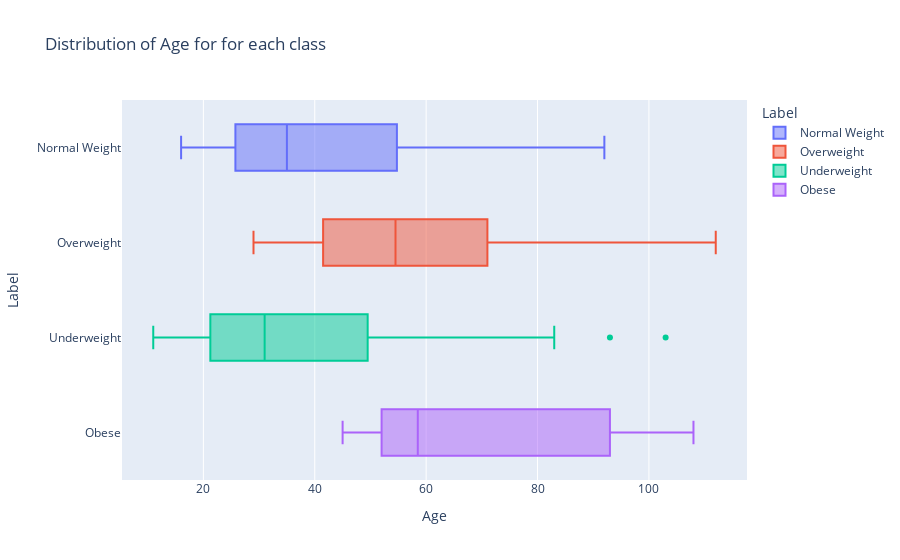
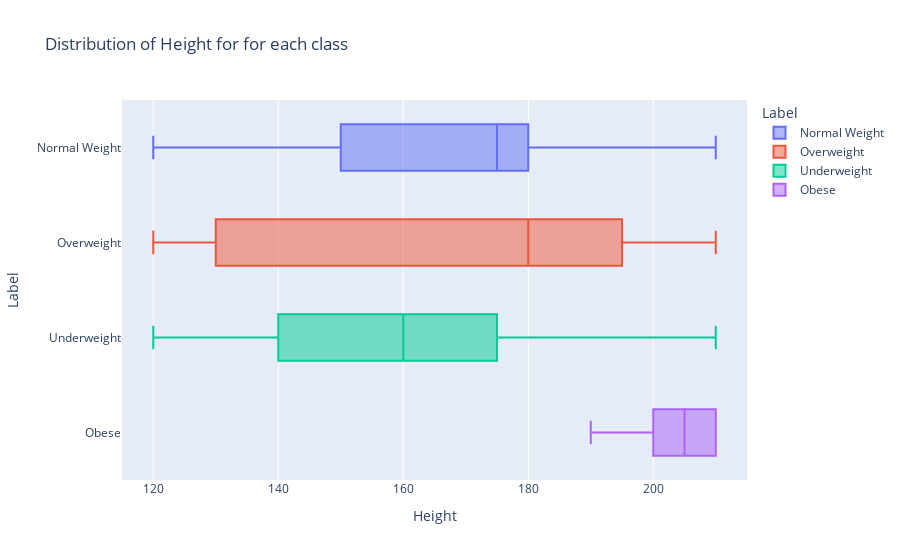
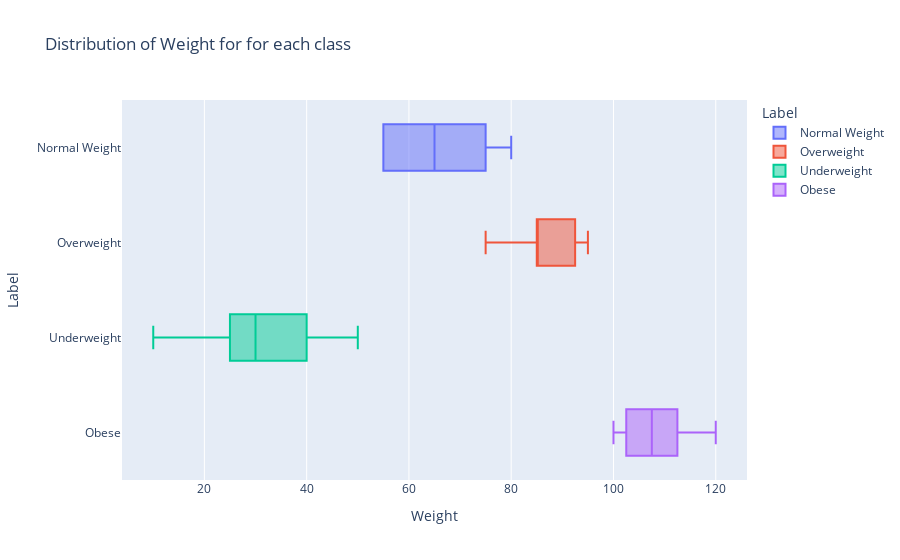
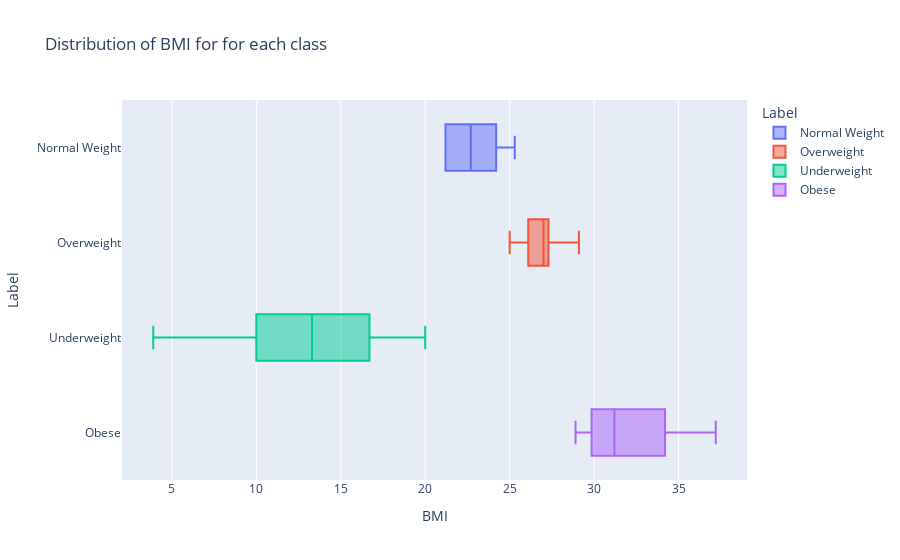

The notebook cell these images were saved under, in order:
### Code cell
for col in df.columns:
    if df[col].dtype != 'object':
        fig = px.box(data_frame = df,
                     x = col,
                     y = "Label",
                     title = f"Distribution of {col} for for each class",
                     color = "Label"
                    )
        fig.show()

### Figure 1 — Plotly figure (JSON) as saved in the notebook; plotly's stock layout.template omitted (floating-point values rounded to 4 significant figures)
{"data": [{"alignmentgroup": "True", "hovertemplate": "Label=%{y}<br>Age=%{x}<extra></extra>", "legendgroup": "Normal Weight", "marker": {"color": "#636efa"}, "name": "Normal Weight", "notched": false, "offsetgroup": "Normal Weight", "orientation": "h", "showlegend": true, "type": "box", "x": [25, 30, 18, 28, 33, 68, 73, 19, 24, 17, 27, 32, 42, 67, 77, 82, 92, 16, 26, 36, 41, 51, 25, 35, 45, 50, 60, 34, 53], "x0": " ", "xaxis": "x", "y": ["Normal Weight", "Normal Weight", "Normal Weight", "Normal Weight", "Normal Weight", "Normal Weight", "Normal Weight", "Normal Weight", "Normal Weight", "Normal Weight", "Normal Weight", "Normal Weight", "Normal Weight", "Normal Weight", "Normal Weight", "Normal Weight", "Normal Weight", "Normal Weight", "Normal Weight", "Normal Weight", "Normal Weight", "Normal Weight", "Normal Weight", "Normal Weight", "Normal Weight", "Normal Weight", "Normal Weight", "Normal Weight", "Normal Weight"], "y0": " ", "yaxis": "y"}, {"alignmentgroup": "True", "hovertemplate": "Label=%{y}<br>Age=%{x}<extra></extra>", "legendgroup": "Overweight", "marker": {"color": "#EF553B"}, "name": "Overweight", "notched": false, "offsetgroup": "Overweight", "orientation": "h", "showlegend": true, "type": "box", "x": [35, 38, 78, 29, 39, 44, 54, 64, 37, 47, 52, 62, 87, 97, 102, 112, 46, 56, 61, 55], "x0": " ", "xaxis": "x", "y": ["Overweight", "Overweight", "Overweight", "Overweight", "Overweight", "Overweight", "Overweight", "Overweight", "Overweight", "Overweight", "Overweight", "Overweight", "Overweight", "Overweight", "Overweight", "Overweight", "Overweight", "Overweight", "Overweight", "Overweight"], "y0": " ", "yaxis": "y"}, {"alignmentgroup": "True", "hovertemplate": "Label=%{y}<br>Age=%{x}<extra></extra>", "legendgroup": "Underweight", "marker": {"color": "#00cc96"}, "name": "Underweight", "notched": false, "offsetgroup": "Underweight", "orientation": "h", "showlegend": true, "type": "box", "x": [40, 50, 60, 70, 23, 43, 53, 63, 83, 93, 103, 22, 72, 21, 31, 15, 20, 30, 40, 14, 19, 24, 29, 13, 18, 23, 28, 33, 38, 43, 48, 58, 12, 17, 22, 27, 32, 37, 42, 47, 52, 57, 11, 16, 21, 26, 31], "x0": " ", "xaxis": "x", "y": ["Underweight", "Underweight", "Underweight", "Underweight", "Underweight", "Underweight", "Underweight", "Underweight", "Underweight", "Underweight", "Underweight", "Underweight", "Underweight", "Underweight", "Underweight", "Underweight", "Underweight", "Underweight", "Underweight", "Underweight", "Underweight", "Underweight", "Underweight", "Underweight", "Underweight", "Underweight", "Underweight", "Underweight", "Underweight", "Underweight", "Underweight", "Underweight", "Underweight", "Underweight", "Underweight", "Underweight", "Underweight", "Underweight", "Underweight", "Underweight", "Underweight", "Underweight", "Underweight", "Underweight", "Underweight", "Underweight", "Underweight"], "y0": " ", "yaxis": "y"}, {"alignmentgroup": "True", "hovertemplate": "Label=%{y}<br>Age=%{x}<extra></extra>", "legendgroup": "Obese", "marker": {"color": "#ab63fa"}, "name": "Obese", "notched": false, "offsetgroup": "Obese", "orientation": "h", "showlegend": true, "type": "box", "x": [45, 55, 65, 48, 58, 88, 98, 108, 49, 59, 57, 107], "x0": " ", "xaxis": "x", "y": ["Obese", "Obese", "Obese", "Obese", "Obese", "Obese", "Obese", "Obese", "Obese", "Obese", "Obese", "Obese"], "y0": " ", "yaxis": "y"}], "layout": {"autosize": true, "boxmode": "overlay", "legend": {"title": {"text": "Label"}, "tracegroupgap": 0}, "title": {"text": "Distribution of Age for for each class"}, "xaxis": {"anchor": "y", "autorange": true, "domain": [0, 1], "range": [5.389, 117.6], "title": {"text": "Age"}, "type": "linear"}, "yaxis": {"anchor": "x", "autorange": true, "categoryarray": ["Obese", "Underweight", "Overweight", "Normal Weight"], "categoryorder": "array", "domain": [0, 1], "range": [-0.5, 3.5], "title": {"text": "Label"}, "type": "category"}}}

### Figure 2 — Plotly figure (JSON) as saved in the notebook; plotly's stock layout.template omitted (floating-point values rounded to 4 significant figures)
{"data": [{"alignmentgroup": "True", "hovertemplate": "Label=%{y}<br>Height=%{x}<extra></extra>", "legendgroup": "Normal Weight", "marker": {"color": "#636efa"}, "name": "Normal Weight", "notched": false, "offsetgroup": "Normal Weight", "orientation": "h", "showlegend": true, "type": "box", "x": [175, 160, 175, 180, 150, 175, 160, 175, 160, 175, 180, 150, 140, 175, 180, 150, 140, 175, 180, 190, 140, 130, 180, 190, 200, 130, 120, 190, 210], "x0": " ", "xaxis": "x", "y": ["Normal Weight", "Normal Weight", "Normal Weight", "Normal Weight", "Normal Weight", "Normal Weight", "Normal Weight", "Normal Weight", "Normal Weight", "Normal Weight", "Normal Weight", "Normal Weight", "Normal Weight", "Normal Weight", "Normal Weight", "Normal Weight", "Normal Weight", "Normal Weight", "Normal Weight", "Normal Weight", "Normal Weight", "Normal Weight", "Normal Weight", "Normal Weight", "Normal Weight", "Normal Weight", "Normal Weight", "Normal Weight", "Normal Weight"], "y0": " ", "yaxis": "y"}, {"alignmentgroup": "True", "hovertemplate": "Label=%{y}<br>Height=%{x}<extra></extra>", "legendgroup": "Overweight", "marker": {"color": "#EF553B"}, "name": "Overweight", "notched": false, "offsetgroup": "Overweight", "orientation": "h", "showlegend": true, "type": "box", "x": [180, 190, 180, 180, 190, 140, 130, 120, 190, 200, 130, 120, 190, 200, 130, 120, 200, 210, 120, 210], "x0": " ", "xaxis": "x", "y": ["Overweight", "Overweight", "Overweight", "Overweight", "Overweight", "Overweight", "Overweight", "Overweight", "Overweight", "Overweight", "Overweight", "Overweight", "Overweight", "Overweight", "Overweight", "Overweight", "Overweight", "Overweight", "Overweight", "Overweight"], "y0": " ", "yaxis": "y"}, {"alignmentgroup": "True", "hovertemplate": "Label=%{y}<br>Height=%{x}<extra></extra>", "legendgroup": "Underweight", "marker": {"color": "#00cc96"}, "name": "Underweight", "notched": false, "offsetgroup": "Underweight", "orientation": "h", "showlegend": true, "type": "box", "x": [150, 140, 130, 120, 160, 140, 130, 120, 150, 140, 130, 160, 160, 160, 150, 175, 160, 150, 140, 175, 160, 180, 150, 175, 160, 180, 150, 190, 140, 200, 130, 120, 175, 160, 180, 150, 190, 140, 200, 130, 210, 120, 175, 160, 180, 150, 190], "x0": " ", "xaxis": "x", "y": ["Underweight", "Underweight", "Underweight", "Underweight", "Underweight", "Underweight", "Underweight", "Underweight", "Underweight", "Underweight", "Underweight", "Underweight", "Underweight", "Underweight", "Underweight", "Underweight", "Underweight", "Underweight", "Underweight", "Underweight", "Underweight", "Underweight", "Underweight", "Underweight", "Underweight", "Underweight", "Underweight", "Underweight", "Underweight", "Underweight", "Underweight", "Underweight", "Underweight", "Underweight", "Underweight", "Underweight", "Underweight", "Underweight", "Underweight", "Underweight", "Underweight", "Underweight", "Underweight", "Underweight", "Underweight", "Underweight", "Underweight"], "y0": " ", "yaxis": "y"}, {"alignmentgroup": "True", "hovertemplate": "Label=%{y}<br>Height=%{x}<extra></extra>", "legendgroup": "Obese", "marker": {"color": "#ab63fa"}, "name": "Obese", "notched": false, "offsetgroup": "Obese", "orientation": "h", "showlegend": true, "type": "box", "x": [190, 200, 210, 200, 210, 190, 200, 210, 200, 210, 210, 210], "x0": " ", "xaxis": "x", "y": ["Obese", "Obese", "Obese", "Obese", "Obese", "Obese", "Obese", "Obese", "Obese", "Obese", "Obese", "Obese"], "y0": " ", "yaxis": "y"}], "layout": {"autosize": true, "boxmode": "overlay", "legend": {"title": {"text": "Label"}, "tracegroupgap": 0}, "title": {"text": "Distribution of Height for for each class"}, "xaxis": {"anchor": "y", "autorange": true, "domain": [0, 1], "range": [115, 215], "title": {"text": "Height"}, "type": "linear"}, "yaxis": {"anchor": "x", "autorange": true, "categoryarray": ["Obese", "Underweight", "Overweight", "Normal Weight"], "categoryorder": "array", "domain": [0, 1], "range": [-0.5, 3.5], "title": {"text": "Label"}, "type": "category"}}}

### Figure 3 — Plotly figure (JSON) as saved in the notebook; plotly's stock layout.template omitted (floating-point values rounded to 4 significant figures)
{"data": [{"alignmentgroup": "True", "hovertemplate": "Label=%{y}<br>Weight=%{x}<extra></extra>", "legendgroup": "Normal Weight", "marker": {"color": "#636efa"}, "name": "Normal Weight", "notched": false, "offsetgroup": "Normal Weight", "orientation": "h", "showlegend": true, "type": "box", "x": [80, 60, 70, 80, 60, 80, 60, 75, 55, 65, 75, 55, 65, 65, 75, 55, 65, 55, 65, 75, 55, 65, 55, 65, 75, 60, 70, 55, 55], "x0": " ", "xaxis": "x", "y": ["Normal Weight", "Normal Weight", "Normal Weight", "Normal Weight", "Normal Weight", "Normal Weight", "Normal Weight", "Normal Weight", "Normal Weight", "Normal Weight", "Normal Weight", "Normal Weight", "Normal Weight", "Normal Weight", "Normal Weight", "Normal Weight", "Normal Weight", "Normal Weight", "Normal Weight", "Normal Weight", "Normal Weight", "Normal Weight", "Normal Weight", "Normal Weight", "Normal Weight", "Normal Weight", "Normal Weight", "Normal Weight", "Normal Weight"], "y0": " ", "yaxis": "y"}, {"alignmentgroup": "True", "hovertemplate": "Label=%{y}<br>Weight=%{x}<extra></extra>", "legendgroup": "Overweight", "marker": {"color": "#EF553B"}, "name": "Overweight", "notched": false, "offsetgroup": "Overweight", "orientation": "h", "showlegend": true, "type": "box", "x": [90, 90, 90, 85, 95, 75, 85, 95, 85, 95, 75, 85, 85, 95, 75, 85, 85, 95, 75, 85], "x0": " ", "xaxis": "x", "y": ["Overweight", "Overweight", "Overweight", "Overweight", "Overweight", "Overweight", "Overweight", "Overweight", "Overweight", "Overweight", "Overweight", "Overweight", "Overweight", "Overweight", "Overweight", "Overweight", "Overweight", "Overweight", "Overweight", "Overweight"], "y0": " ", "yaxis": "y"}, {"alignmentgroup": "True", "hovertemplate": "Label=%{y}<br>Weight=%{x}<extra></extra>", "legendgroup": "Underweight", "marker": {"color": "#00cc96"}, "name": "Underweight", "notched": false, "offsetgroup": "Underweight", "orientation": "h", "showlegend": true, "type": "box", "x": [50, 40, 30, 20, 50, 50, 40, 30, 50, 40, 30, 45, 45, 35, 45, 45, 30, 40, 50, 35, 25, 45, 30, 25, 20, 30, 25, 40, 35, 50, 40, 35, 15, 15, 20, 20, 25, 25, 30, 30, 35, 25, 10, 10, 15, 15, 20], "x0": " ", "xaxis": "x", "y": ["Underweight", "Underweight", "Underweight", "Underweight", "Underweight", "Underweight", "Underweight", "Underweight", "Underweight", "Underweight", "Underweight", "Underweight", "Underweight", "Underweight", "Underweight", "Underweight", "Underweight", "Underweight", "Underweight", "Underweight", "Underweight", "Underweight", "Underweight", "Underweight", "Underweight", "Underweight", "Underweight", "Underweight", "Underweight", "Underweight", "Underweight", "Underweight", "Underweight", "Underweight", "Underweight", "Underweight", "Underweight", "Underweight", "Underweight", "Underweight", "Underweight", "Underweight", "Underweight", "Underweight", "Underweight", "Underweight", "Underweight"], "y0": " ", "yaxis": "y"}, {"alignmentgroup": "True", "hovertemplate": "Label=%{y}<br>Weight=%{x}<extra></extra>", "legendgroup": "Obese", "marker": {"color": "#ab63fa"}, "name": "Obese", "notched": false, "offsetgroup": "Obese", "orientation": "h", "showlegend": true, "type": "box", "x": [100, 110, 120, 100, 110, 100, 110, 120, 105, 115, 105, 105], "x0": " ", "xaxis": "x", "y": ["Obese", "Obese", "Obese", "Obese", "Obese", "Obese", "Obese", "Obese", "Obese", "Obese", "Obese", "Obese"], "y0": " ", "yaxis": "y"}], "layout": {"autosize": true, "boxmode": "overlay", "legend": {"title": {"text": "Label"}, "tracegroupgap": 0}, "title": {"text": "Distribution of Weight for for each class"}, "xaxis": {"anchor": "y", "autorange": true, "domain": [0, 1], "range": [3.889, 126.1], "title": {"text": "Weight"}, "type": "linear"}, "yaxis": {"anchor": "x", "autorange": true, "categoryarray": ["Obese", "Underweight", "Overweight", "Normal Weight"], "categoryorder": "array", "domain": [0, 1], "range": [-0.5, 3.5], "title": {"text": "Label"}, "type": "category"}}}

### Figure 4 — Plotly figure (JSON) as saved in the notebook; plotly's stock layout.template omitted (floating-point values rounded to 4 significant figures)
{"data": [{"alignmentgroup": "True", "hovertemplate": "Label=%{y}<br>BMI=%{x}<extra></extra>", "legendgroup": "Normal Weight", "marker": {"color": "#636efa"}, "name": "Normal Weight", "notched": false, "offsetgroup": "Normal Weight", "orientation": "h", "showlegend": true, "type": "box", "x": [25.3, 22.5, 23.4, 25.3, 22.5, 25.3, 22.5, 24.2, 21.2, 22.7, 24.2, 21.2, 22.7, 22.7, 24.2, 21.2, 22.7, 21.2, 22.7, 24.2, 21.2, 22.7, 21.2, 22.7, 24.2, 22.5, 23.4, 21.2, 21.2], "x0": " ", "xaxis": "x", "y": ["Normal Weight", "Normal Weight", "Normal Weight", "Normal Weight", "Normal Weight", "Normal Weight", "Normal Weight", "Normal Weight", "Normal Weight", "Normal Weight", "Normal Weight", "Normal Weight", "Normal Weight", "Normal Weight", "Normal Weight", "Normal Weight", "Normal Weight", "Normal Weight", "Normal Weight", "Normal Weight", "Normal Weight", "Normal Weight", "Normal Weight", "Normal Weight", "Normal Weight", "Normal Weight", "Normal Weight", "Normal Weight", "Normal Weight"], "y0": " ", "yaxis": "y"}, {"alignmentgroup": "True", "hovertemplate": "Label=%{y}<br>BMI=%{x}<extra></extra>", "legendgroup": "Overweight", "marker": {"color": "#EF553B"}, "name": "Overweight", "notched": false, "offsetgroup": "Overweight", "orientation": "h", "showlegend": true, "type": "box", "x": [27.3, 27.3, 27.3, 26.1, 27, 25, 27.5, 29.1, 26.1, 27, 25, 27.5, 26.1, 27, 25, 27.5, 26.1, 27, 25, 26.1], "x0": " ", "xaxis": "x", "y": ["Overweight", "Overweight", "Overweight", "Overweight", "Overweight", "Overweight", "Overweight", "Overweight", "Overweight", "Overweight", "Overweight", "Overweight", "Overweight", "Overweight", "Overweight", "Overweight", "Overweight", "Overweight", "Overweight", "Overweight"], "y0": " ", "yaxis": "y"}, {"alignmentgroup": "True", "hovertemplate": "Label=%{y}<br>BMI=%{x}<extra></extra>", "legendgroup": "Underweight", "marker": {"color": "#00cc96"}, "name": "Underweight", "notched": false, "offsetgroup": "Underweight", "orientation": "h", "showlegend": true, "type": "box", "x": [20, 16.7, 13.3, 10, 20, 20, 16.7, 13.3, 20, 16.7, 13.3, 18.7, 18.7, 16.7, 18.7, 18.7, 13.3, 16.7, 20, 16.7, 10, 18.7, 13.3, 10, 8.3, 13.3, 10, 16.7, 16.7, 20, 16.7, 16.7, 5.6, 5.6, 8.3, 8.3, 10, 10, 13.3, 13.3, 16.7, 10, 3.9, 3.9, 5.6, 5.6, 8.3], "x0": " ", "xaxis": "x", "y": ["Underweight", "Underweight", "Underweight", "Underweight", "Underweight", "Underweight", "Underweight", "Underweight", "Underweight", "Underweight", "Underweight", "Underweight", "Underweight", "Underweight", "Underweight", "Underweight", "Underweight", "Underweight", "Underweight", "Underweight", "Underweight", "Underweight", "Underweight", "Underweight", "Underweight", "Underweight", "Underweight", "Underweight", "Underweight", "Underweight", "Underweight", "Underweight", "Underweight", "Underweight", "Underweight", "Underweight", "Underweight", "Underweight", "Underweight", "Underweight", "Underweight", "Underweight", "Underweight", "Underweight", "Underweight", "Underweight", "Underweight"], "y0": " ", "yaxis": "y"}, {"alignmentgroup": "True", "hovertemplate": "Label=%{y}<br>BMI=%{x}<extra></extra>", "legendgroup": "Obese", "marker": {"color": "#ab63fa"}, "name": "Obese", "notched": false, "offsetgroup": "Obese", "orientation": "h", "showlegend": true, "type": "box", "x": [31.2, 34.2, 37.2, 31.2, 34.2, 31.2, 34.2, 37.2, 28.9, 30.8, 28.9, 28.9], "x0": " ", "xaxis": "x", "y": ["Obese", "Obese", "Obese", "Obese", "Obese", "Obese", "Obese", "Obese", "Obese", "Obese", "Obese", "Obese"], "y0": " ", "yaxis": "y"}], "layout": {"autosize": true, "boxmode": "overlay", "legend": {"title": {"text": "Label"}, "tracegroupgap": 0}, "title": {"text": "Distribution of BMI for for each class"}, "xaxis": {"anchor": "y", "autorange": true, "domain": [0, 1], "range": [2.05, 39.05], "title": {"text": "BMI"}, "type": "linear"}, "yaxis": {"anchor": "x", "autorange": true, "categoryarray": ["Obese", "Underweight", "Overweight", "Normal Weight"], "categoryorder": "array", "domain": [0, 1], "range": [-0.5, 3.5], "title": {"text": "Label"}, "type": "category"}}}
